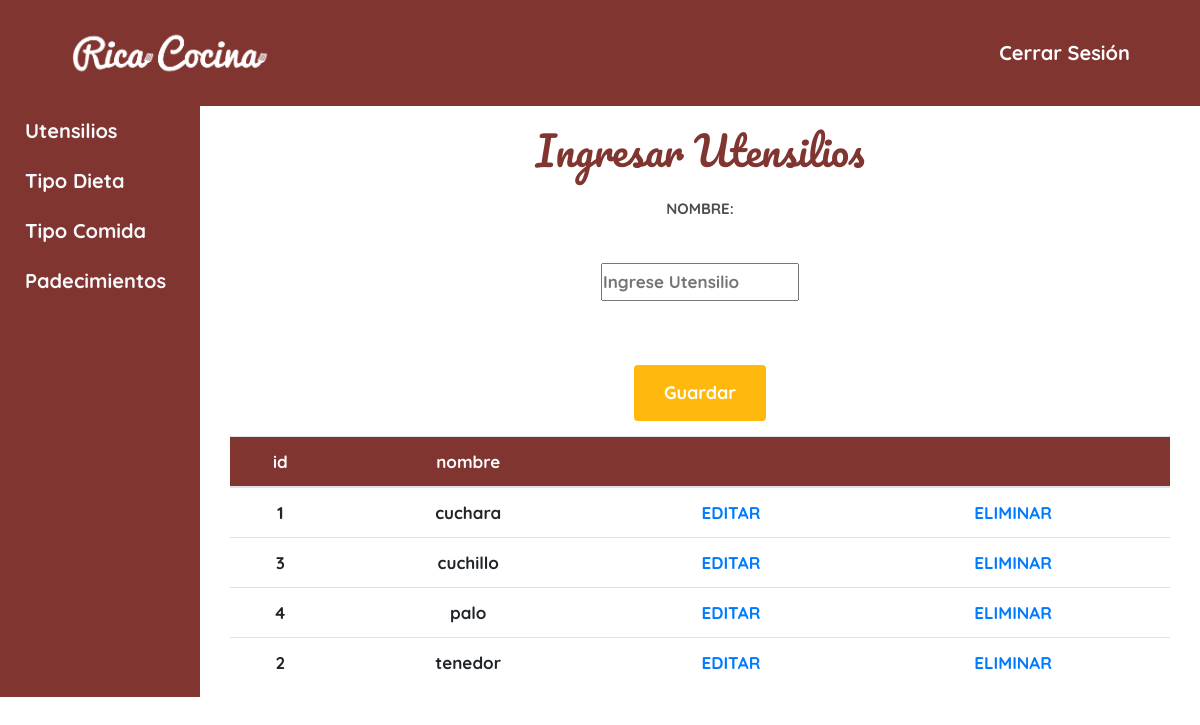
/admin/Utensilios/form-utensilios.php (signed in), run on the app's committed database.
### tables this page shows
CREATE TABLE `tblutensilios` (
  `utensilioid` int(11) NOT NULL,
  `nombre` varchar(45) NOT NULL
);

### admin/Utensilios/form-utensilios.php (the view, shortened to what this page needs)
<?php
    include '../conexion.php';
?>
<!DOCTYPE html>
<html lang="en">
<head>
    <link rel="stylesheet" href="https://stackpath.bootstrapcdn.com/bootstrap/4.5.2/css/bootstrap.min.css">
    <link rel="stylesheet" type="text/css" href="../css/style.css">
    <link rel="stylesheet" type="text/css" href="../css/styles1.css">
    <link rel="stylesheet" href="sweetalert2.min.css">
</head>
<body>
    <header class="site-header" id="nav">
        <div class="container contenido-header">
            <nav class="navbar navbar-expand-lg navbar-light navegacion">
                <div class="col-sm-4">
                    <a class="navbar-brand" href="../../index.php">
                        <img src="../../img/logo-rica-cociona3.png" class="logo" alt="Logotipo de Rica Cocina">
                    </a>
                </div>
                <div class="col-sm-8">
                    <div class="collapse navbar-collapse" id="navbarNavAltMarkup">
                        <div class="navbar-nav ml-auto">
                            <a href="../../vistas/login/config/cerrar_sesion.php">Cerrar Sesión</a>
                        </div>
                    </div>
                </div>
            </nav>
        </div>
    </header>
    <div class="row">
        <nav class="col-2" id="nav">
            <ul class="nav flex-column">
                <li class="nav-item">
                    <a class="nav-link text-light" href="form-utensilios.php">Utensilios</a>
                </li>
                <li class="nav-item">
                    <a class="nav-link text-light" href="../tipodieta/form_tipodieta.php">Tipo Dieta</a>
                </li>
                <li class="nav-item">
                    <a class="nav-link text-light" href="../TipoComida/form_TipoComida.php">Tipo Comida</a>
                </li>
                <li class="nav-item">
                    <a class="nav-link text-light" href="../Padecimiento/form_padecimiento.php">Padecimientos</a>
                </li>
            </ul>
        </nav>
        <main class="col-10">
            <div class="container text-center mt-4">
                <div>
                    <h1>Ingresar Utensilios</h1>
                </div>
                <div>
                    <form action="insertar-utensilio.php" name="add_form" method="post">
                        <label>Nombre:</label><br>
                        <input type="text" name="nombre" id="txt_utensilio" placeholder="Ingrese Utensilio"><br><br>
                        <button type="button" onclick="validarformulario3();" class="boton boton-amarillo" id="guardar_utensilios">Guardar</button>
                    </form>
                </div>
                <div class="mt-4">
                    <table class="table table-hover">
                        <thead class="thead">
                            <th>id</th>
                            <th>nombre</th>
                            <th></th>
                            <th></th>
                        </thead>
                        <?php
                        $sel = $conn ->query("SELECT * FROM tblutensilios ");
                        while ($fila = $sel -> fetch_assoc()) {
                        ?>
                        <tr>
                            <td><?php echo $fila['utensilioid'] ?></td>
                            <td><?php echo $fila['nombre'] ?></td>
                            <td><a href="frm-actu-utensilio.php?utensilioid=<?php echo $fila['utensilioid'] ?>">EDITAR</a></td>
                            <td><a href="eliminar.php?utensilioid=<?php echo $fila['utensilioid'] ?>">ELIMINAR</a></td>
                        </tr>
                        <?php } ?>
                    </table>
                </div>
            </div>
        </main>
    </div>
</body>
</html>

### admin/css/style.css (style rules this page uses)
html { box-sizing: border-box; font-size: 62.5%; }
* { max-width: 100%; }
header img { width: 20rem; margin: 2rem; margin-left: 0; }
body { font-family: 'Quicksand', sans-serif; font-size: 1.7rem; line-height: 2; }
label { font-weight: 700; font-size: 1.5rem; text-transform: uppercase; display: block; color: #4d4d4d; }
h1 { font-family: 'Pacifico', cursive; color: #813531; font-size: 4rem; margin-bottom: 2rem; margin-top: 2rem; }
.nav-item { margin-left: 0; font-family: 'Quicksand', sans-serif; color: #FFFFFF; font-size: 2rem; }
.thead { background-color: #813531; }
th { margin-left: 0; font-family: 'Quicksand', sans-serif; color: #FFFFFF; }
#nav { background-color: #813531; }
.boton { color: #ffffff; font-weight: 700; text-decoration: none; font-size: 1.8rem; padding: 1rem 3rem; margin-top: 3rem; display: inline-block; text-align: center; border: none; border-radius: .4rem; }
.boton-amarillo { background-color: #ffb80e; }

### admin/css/styles1.css (style rules this page uses)
html { font-size: 62.5%; }
* { margin: 0; padding: 0; max-width: 100%; font-family: 'Quicksand', sans-serif; font-weight: 700; }
.row { margin: 0; }
h1, h2, h3 { font-family: 'Pacifico', cursive; }
.contenido-header { height: 100%; display: flex; flex-direction: column; justify-content: space-between; }
.logo { width: 20rem; margin: 2rem 0; }
.navegacion a { color: white; text-decoration: none; font-size: 2rem; }
#nav { background-color: #813531; }

### data on the page
tblutensilios: utensilioid "1", nombre "cuchara"
tblutensilios: utensilioid "3", nombre "cuchillo"
tblutensilios: utensilioid "4", nombre "palo"
tblutensilios: utensilioid "2", nombre "tenedor"
